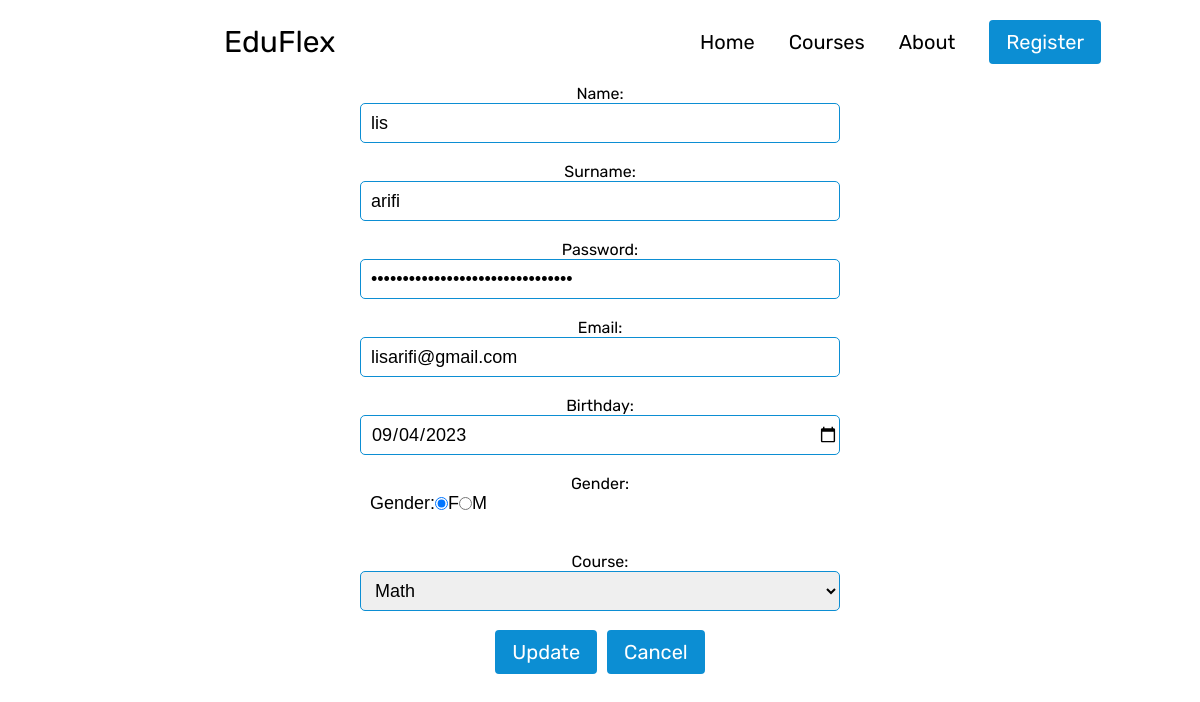
The page /coliprojekt/admupdate.php?update=12 on the database its author committed.
### tables this page shows
CREATE TABLE `registration` (
  `id` int(11) NOT NULL,
  `firstName` varchar(30) DEFAULT NULL,
  `lastName` varchar(30) DEFAULT NULL,
  `password` char(50) DEFAULT NULL,
  `email` varchar(30) DEFAULT NULL,
  `birthday` date DEFAULT NULL,
  `gender` varchar(30) DEFAULT NULL,
  `course` varchar(30) DEFAULT NULL,
  `roli` int(2) NOT NULL
);

### coliprojekt/admupdate.php (the view, shortened to what this page needs)
<!DOCTYPE html>
<html>
    <head>
        <link rel="stylesheet" href="admupdate.css?v=<?php echo time();?>">
    </head>
    <body>
    <div id="navpc">
        <div class="logosection">
            <img src="logo.png">
            <p>EduFlex</p>
        </div>
        <ul>
            <li><a href="">Home</a></li>
            <li><a href="">Courses</a></li>
            <li><a href="">About</a></li>
            <li><a href=""><button class="buttons">Register</button></a></li>
        </ul>
    </div>
    <?php
        $connect=mysqli_connect("localhost","root","","eduflex");
            mysqli_select_db($connect,"eduflex");
        if(isset($_GET['update'])){
            $update_id = $_GET['update'];
            $select = "SELECT * FROM registration WHERE id='$update_id'";
            $query = mysqli_query($connect, $select);
        $row=mysqli_fetch_array($query);
    ?>
     <form id="form" method="post" action="admupdateID.php" enctype="multipart/form-data">
                Name:<input type="text" class="input" name="firstName" placeholder="Name" value="<?php echo $row['firstName'];?>"> <br>
                Surname:<input type="text" class="input" name="lastName" placeholder="Surname" value="<?php echo $row['lastName'];?>"><br>
                Password:<input type="password" class="input"  name="password" placeholder="Password" value="<?php echo $row['password'];?>"><br>
                Email:<input type="email" class="input" name="email" placeholder="Write your email" value="<?php echo $row['email'];?>"><br>
                Birthday:<input type="date" class="input" name="birthday" value="<?php echo $row['birthday'];?>"><br>
                Gender:<div id="gender"> Gender:<input type="radio" class="gender" checked="checked" name="gender" <?php if (isset($gender) && $gender=="Femer") echo "checked";?> value="Femer">F<br>
                        <input type="radio" class="gender" name="gender" <?php if (isset($gender) && $gender=="Mashkull") echo "checked";?> value="Mashkull">M</div><br><br>
                Course:<select class="input" name="course" value="<?php echo $row['course'];?>">
                    <option>Math</option>
                </select><br>
                <div id="buttons"> <input type="submit" name="update" class="buttons" value="Update"><br>
                <input type="reset" class="buttons" id="reset" value="Cancel">
    <?php }?>
    </body>
</html>

### coliprojekt/admupdate.css (style rules this page uses)
* { box-sizing: border-box; margin: 0; padding: 0; font-family: 'Rubik', sans-serif; }
#navpc { margin: 20px 7%; display: flex; align-items: center; justify-content: space-between; }
.logosection { display: flex; align-items: center; justify-content: center; cursor: pointer; }
.logosection img { width: 130px; }
.logosection p { font-size: 30px; margin-left: 10px; }
#navpc ul li { display: inline; margin-right: 15px; margin-left: 15px; font-size: 20px; cursor: pointer; }
#navpc ul li a { text-decoration: none; color: black; transition: all 0.3s ease 0s; }
.buttons { padding: 8px 15px; border-radius: 4px; border: 2px solid rgb(12,142,211); background-color: rgb(12,142,211); font-size: 20px; color: white; cursor: pointer; transition: all 0.3s ease 0s; }
#form { display: flex; align-items: center; justify-content: center; flex-direction: column; }
.input { width: 40%; height:40px; border-radius: 5px; font-size: large; border:1px solid rgb(12,142,211); font-family: sans-serif; padding-left: 10px; }
#buttons { display: flex; align-items: center; justify-content: center; }
#reset { margin-left: 10px; }
#gender { width:40%; display: flex; align-content: flex-start; justify-content: flex-start; font-size: large; font-family: sans-serif; padding-left: 10px; }

### rows shown on the page
registration: firstName "lis", lastName "arifi", email "lisarifi@gmail.com", birthday "09/04/2023", course "Math"
